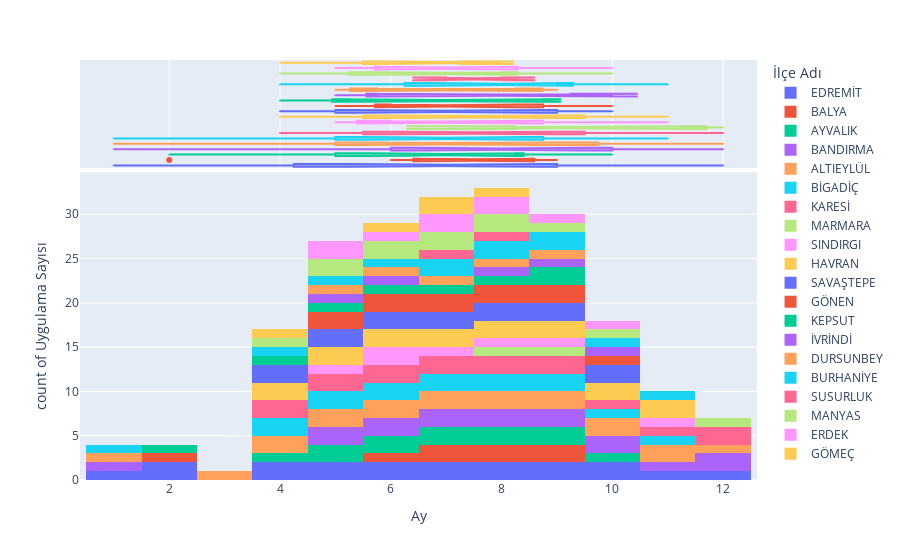

Notebook code for this chart:
### Code cell
fig = px.histogram(data, x="Ay", y="Uygulama Sayısı",color='İlçe Adı', marginal="box",
                   hover_data=data.columns)
fig.show()

### Figure 1 — Plotly figure (JSON) as saved in the notebook; plotly's stock layout.template omitted (floating-point values rounded to 4 significant figures)
{"data": [{"alignmentgroup": "True", "bingroup": "x", "hovertemplate": "İlçe Adı=EDREMİT<br>Ay=%{x}<br>count of Uygulama Sayısı=%{y}<extra></extra>", "legendgroup": "EDREMİT", "marker": {"color": "#636efa"}, "name": "EDREMİT", "offsetgroup": "EDREMİT", "orientation": "v", "showlegend": true, "type": "histogram", "x": [2, 1, 10, 9, 8, 7, 6, 5, 4, 2, 12, 11, 10, 9, 8, 7, 6, 5, 4], "xaxis": "x", "y": [1, 2, 6, 200, 538, 396, 84, 29, 17, 1, 2, 1, 32, 108, 514, 354, 440, 37, 23], "yaxis": "y"}, {"alignmentgroup": "True", "customdata": [["EDREMİT", 2018, 2, 1], ["EDREMİT", 2018, 1, 2], ["EDREMİT", 2017, 10, 6], ["EDREMİT", 2017, 9, 200], ["EDREMİT", 2017, 8, 538], ["EDREMİT", 2017, 7, 396], ["EDREMİT", 2017, 6, 84], ["EDREMİT", 2017, 5, 29], ["EDREMİT", 2017, 4, 17], ["EDREMİT", 2017, 2, 1], ["EDREMİT", 2016, 12, 2], ["EDREMİT", 2016, 11, 1], ["EDREMİT", 2016, 10, 32], ["EDREMİT", 2016, 9, 108], ["EDREMİT", 2016, 8, 514], ["EDREMİT", 2016, 7, 354], ["EDREMİT", 2016, 6, 440], ["EDREMİT", 2016, 5, 37], ["EDREMİT", 2016, 4, 23]], "hovertemplate": "İlçe Adı=%{customdata[0]}<br>Ay=%{customdata[2]}<br>Yıl=%{customdata[1]}<br>Uygulama Sayısı=%{customdata[3]}<extra></extra>", "legendgroup": "EDREMİT", "marker": {"color": "#636efa"}, "name": "EDREMİT", "notched": true, "offsetgroup": "EDREMİT", "showlegend": false, "type": "box", "x": [2, 1, 10, 9, 8, 7, 6, 5, 4, 2, 12, 11, 10, 9, 8, 7, 6, 5, 4], "xaxis": "x2", "yaxis": "y2"}, {"alignmentgroup": "True", "bingroup": "x", "hovertemplate": "İlçe Adı=BALYA<br>Ay=%{x}<br>count of Uygulama Sayısı=%{y}<extra></extra>", "legendgroup": "BALYA", "marker": {"color": "#EF553B"}, "name": "BALYA", "offsetgroup": "BALYA", "orientation": "v", "showlegend": true, "type": "histogram", "x": [2, 9, 8, 7, 9, 8, 7, 6], "xaxis": "x", "y": [1, 4, 22, 23, 19, 55, 41, 64], "yaxis": "y"}, {"alignmentgroup": "True", "customdata": [["BALYA", 2018, 2, 1], ["BALYA", 2017, 9, 4], ["BALYA", 2017, 8, 22], ["BALYA", 2017, 7, 23], ["BALYA", 2016, 9, 19], ["BALYA", 2016, 8, 55], ["BALYA", 2016, 7, 41], ["BALYA", 2016, 6, 64]], "hovertemplate": "İlçe Adı=%{customdata[0]}<br>Ay=%{customdata[2]}<br>Yıl=%{customdata[1]}<br>Uygulama Sayısı=%{customdata[3]}<extra></extra>", "legendgroup": "BALYA", "marker": {"color": "#EF553B"}, "name": "BALYA", "notched": true, "offsetgroup": "BALYA", "showlegend": false, "type": "box", "x": [2, 9, 8, 7, 9, 8, 7, 6], "xaxis": "x2", "yaxis": "y2"}, {"alignmentgroup": "True", "bingroup": "x", "hovertemplate": "İlçe Adı=AYVALIK<br>Ay=%{x}<br>count of Uygulama Sayısı=%{y}<extra></extra>", "legendgroup": "AYVALIK", "marker": {"color": "#00cc96"}, "name": "AYVALIK", "offsetgroup": "AYVALIK", "orientation": "v", "showlegend": true, "type": "histogram", "x": [2, 9, 8, 7, 6, 5, 4, 10, 9, 8, 7, 6, 5], "xaxis": "x", "y": [1, 93, 5, 41, 42, 3, 8, 3, 1, 8, 10, 8, 12], "yaxis": "y"}, {"alignmentgroup": "True", "customdata": [["AYVALIK", 2018, 2, 1], ["AYVALIK", 2017, 9, 93], ["AYVALIK", 2017, 8, 5], ["AYVALIK", 2017, 7, 41], ["AYVALIK", 2017, 6, 42], ["AYVALIK", 2017, 5, 3], ["AYVALIK", 2017, 4, 8], ["AYVALIK", 2016, 10, 3], ["AYVALIK", 2016, 9, 1], ["AYVALIK", 2016, 8, 8], ["AYVALIK", 2016, 7, 10], ["AYVALIK", 2016, 6, 8], ["AYVALIK", 2016, 5, 12]], "hovertemplate": "İlçe Adı=%{customdata[0]}<br>Ay=%{customdata[2]}<br>Yıl=%{customdata[1]}<br>Uygulama Sayısı=%{customdata[3]}<extra></extra>", "legendgroup": "AYVALIK", "marker": {"color": "#00cc96"}, "name": "AYVALIK", "notched": true, "offsetgroup": "AYVALIK", "showlegend": false, "type": "box", "x": [2, 9, 8, 7, 6, 5, 4, 10, 9, 8, 7, 6, 5], "xaxis": "x2", "yaxis": "y2"}, {"alignmentgroup": "True", "bingroup": "x", "hovertemplate": "İlçe Adı=BANDIRMA<br>Ay=%{x}<br>count of Uygulama Sayısı=%{y}<extra></extra>", "legendgroup": "BANDIRMA", "marker": {"color": "#ab63fa"}, "name": "BANDIRMA", "offsetgroup": "BANDIRMA", "orientation": "v", "showlegend": true, "type": "histogram", "x": [1, 12, 10, 9, 8, 7, 6, 5, 12, 11, 10, 9, 8, 7, 6, 5], "xaxis": "x", "y": [15, 9, 12, 24, 66, 89, 50, 4, 1, 14, 111, 106, 82, 302, 223, 165], "yaxis": "y"}, {"alignmentgroup": "True", "customdata": [["BANDIRMA", 2018, 1, 15], ["BANDIRMA", 2017, 12, 9], ["BANDIRMA", 2017, 10, 12], ["BANDIRMA", 2017, 9, 24], ["BANDIRMA", 2017, 8, 66], ["BANDIRMA", 2017, 7, 89], ["BANDIRMA", 2017, 6, 50], ["BANDIRMA", 2017, 5, 4], ["BANDIRMA", 2016, 12, 1], ["BANDIRMA", 2016, 11, 14], ["BANDIRMA", 2016, 10, 111], ["BANDIRMA", 2016, 9, 106], ["BANDIRMA", 2016, 8, 82], ["BANDIRMA", 2016, 7, 302], ["BANDIRMA", 2016, 6, 223], ["BANDIRMA", 2016, 5, 165]], "hovertemplate": "İlçe Adı=%{customdata[0]}<br>Ay=%{customdata[2]}<br>Yıl=%{customdata[1]}<br>Uygulama Sayısı=%{customdata[3]}<extra></extra>", "legendgroup": "BANDIRMA", "marker": {"color": "#ab63fa"}, "name": "BANDIRMA", "notched": true, "offsetgroup": "BANDIRMA", "showlegend": false, "type": "box", "x": [1, 12, 10, 9, 8, 7, 6, 5, 12, 11, 10, 9, 8, 7, 6, 5], "xaxis": "x2", "yaxis": "y2"}, {"alignmentgroup": "True", "bingroup": "x", "hovertemplate": "İlçe Adı=ALTIEYLÜL<br>Ay=%{x}<br>count of Uygulama Sayısı=%{y}<extra></extra>", "legendgroup": "ALTIEYLÜL", "marker": {"color": "#FFA15A"}, "name": "ALTIEYLÜL", "offsetgroup": "ALTIEYLÜL", "orientation": "v", "showlegend": true, "type": "histogram", "x": [1, 12, 11, 10, 9, 8, 7, 6, 5, 4, 3, 11, 10, 9, 8, 7, 6, 5, 4], "xaxis": "x", "y": [1, 1, 2, 26, 157, 591, 726, 790, 188, 3, 1, 25, 690, 576, 667, 963, 1573, 135, 152], "yaxis": "y"}, {"alignmentgroup": "True", "customdata": [["ALTIEYLÜL", 2018, 1, 1], ["ALTIEYLÜL", 2017, 12, 1], ["ALTIEYLÜL", 2017, 11, 2], ["ALTIEYLÜL", 2017, 10, 26], ["ALTIEYLÜL", 2017, 9, 157], ["ALTIEYLÜL", 2017, 8, 591], ["ALTIEYLÜL", 2017, 7, 726], ["ALTIEYLÜL", 2017, 6, 790], ["ALTIEYLÜL", 2017, 5, 188], ["ALTIEYLÜL", 2017, 4, 3], ["ALTIEYLÜL", 2017, 3, 1], ["ALTIEYLÜL", 2016, 11, 25], ["ALTIEYLÜL", 2016, 10, 690], ["ALTIEYLÜL", 2016, 9, 576], ["ALTIEYLÜL", 2016, 8, 667], ["ALTIEYLÜL", 2016, 7, 963], ["ALTIEYLÜL", 2016, 6, 1573], ["ALTIEYLÜL", 2016, 5, 135], ["ALTIEYLÜL", 2016, 4, 152]], "hovertemplate": "İlçe Adı=%{customdata[0]}<br>Ay=%{customdata[2]}<br>Yıl=%{customdata[1]}<br>Uygulama Sayısı=%{customdata[3]}<extra></extra>", "legendgroup": "ALTIEYLÜL", "marker": {"color": "#FFA15A"}, "name": "ALTIEYLÜL", "notched": true, "offsetgroup": "ALTIEYLÜL", "showlegend": false, "type": "box", "x": [1, 12, 11, 10, 9, 8, 7, 6, 5, 4, 3, 11, 10, 9, 8, 7, 6, 5, 4], "xaxis": "x2", "yaxis": "y2"}, {"alignmentgroup": "True", "bingroup": "x", "hovertemplate": "İlçe Adı=BİGADİÇ<br>Ay=%{x}<br>count of Uygulama Sayısı=%{y}<extra></extra>", "legendgroup": "BİGADİÇ", "marker": {"color": "#19d3f3"}, "name": "BİGADİÇ", "offsetgroup": "BİGADİÇ", "orientation": "v", "showlegend": true, "type": "histogram", "x": [1, 11, 9, 8, 7, 6, 5, 4, 10, 9, 8, 7, 6, 5, 4], "xaxis": "x", "y": [3, 3, 12, 16, 63, 228, 223, 4, 6, 1, 1, 3, 51, 35, 53], "yaxis": "y"}, {"alignmentgroup": "True", "customdata": [["BİGADİÇ", 2018, 1, 3], ["BİGADİÇ", 2017, 11, 3], ["BİGADİÇ", 2017, 9, 12], ["BİGADİÇ", 2017, 8, 16], ["BİGADİÇ", 2017, 7, 63], ["BİGADİÇ", 2017, 6, 228], ["BİGADİÇ", 2017, 5, 223], ["BİGADİÇ", 2017, 4, 4], ["BİGADİÇ", 2016, 10, 6], ["BİGADİÇ", 2016, 9, 1], ["BİGADİÇ", 2016, 8, 1], ["BİGADİÇ", 2016, 7, 3], ["BİGADİÇ", 2016, 6, 51], ["BİGADİÇ", 2016, 5, 35], ["BİGADİÇ", 2016, 4, 53]], "hovertemplate": "İlçe Adı=%{customdata[0]}<br>Ay=%{customdata[2]}<br>Yıl=%{customdata[1]}<br>Uygulama Sayısı=%{customdata[3]}<extra></extra>", "legendgroup": "BİGADİÇ", "marker": {"color": "#19d3f3"}, "name": "BİGADİÇ", "notched": true, "offsetgroup": "BİGADİÇ", "showlegend": false, "type": "box", "x": [1, 11, 9, 8, 7, 6, 5, 4, 10, 9, 8, 7, 6, 5, 4], "xaxis": "x2", "yaxis": "y2"}, {"alignmentgroup": "True", "bingroup": "x", "hovertemplate": "İlçe Adı=KARESİ<br>Ay=%{x}<br>count of Uygulama Sayısı=%{y}<extra></extra>", "legendgroup": "KARESİ", "marker": {"color": "#FF6692"}, "name": "KARESİ", "offsetgroup": "KARESİ", "orientation": "v", "showlegend": true, "type": "histogram", "x": [12, 11, 9, 8, 7, 6, 5, 4, 12, 10, 9, 8, 7, 6, 5, 4], "xaxis": "x", "y": [3, 8, 9, 47, 132, 150, 38, 1, 1, 17, 121, 233, 28, 235, 46, 28], "yaxis": "y"}, {"alignmentgroup": "True", "customdata": [["KARESİ", 2017, 12, 3], ["KARESİ", 2017, 11, 8], ["KARESİ", 2017, 9, 9], ["KARESİ", 2017, 8, 47], ["KARESİ", 2017, 7, 132], ["KARESİ", 2017, 6, 150], ["KARESİ", 2017, 5, 38], ["KARESİ", 2017, 4, 1], ["KARESİ", 2016, 12, 1], ["KARESİ", 2016, 10, 17], ["KARESİ", 2016, 9, 121], ["KARESİ", 2016, 8, 233], ["KARESİ", 2016, 7, 28], ["KARESİ", 2016, 6, 235], ["KARESİ", 2016, 5, 46], ["KARESİ", 2016, 4, 28]], "hovertemplate": "İlçe Adı=%{customdata[0]}<br>Ay=%{customdata[2]}<br>Yıl=%{customdata[1]}<br>Uygulama Sayısı=%{customdata[3]}<extra></extra>", "legendgroup": "KARESİ", "marker": {"color": "#FF6692"}, "name": "KARESİ", "notched": true, "offsetgroup": "KARESİ", "showlegend": false, "type": "box", "x": [12, 11, 9, 8, 7, 6, 5, 4, 12, 10, 9, 8, 7, 6, 5, 4], "xaxis": "x2", "yaxis": "y2"}, {"alignmentgroup": "True", "bingroup": "x", "hovertemplate": "İlçe Adı=MARMARA<br>Ay=%{x}<br>count of Uygulama Sayısı=%{y}<extra></extra>", "legendgroup": "MARMARA", "marker": {"color": "#B6E880"}, "name": "MARMARA", "offsetgroup": "MARMARA", "orientation": "v", "showlegend": true, "type": "histogram", "x": [12, 9, 8], "xaxis": "x", "y": [2, 2, 3], "yaxis": "y"}, {"alignmentgroup": "True", "customdata": [["MARMARA", 2017, 12, 2], ["MARMARA", 2017, 9, 2], ["MARMARA", 2017, 8, 3]], "hovertemplate": "İlçe Adı=%{customdata[0]}<br>Ay=%{customdata[2]}<br>Yıl=%{customdata[1]}<br>Uygulama Sayısı=%{customdata[3]}<extra></extra>", "legendgroup": "MARMARA", "marker": {"color": "#B6E880"}, "name": "MARMARA", "notched": true, "offsetgroup": "MARMARA", "showlegend": false, "type": "box", "x": [12, 9, 8], "xaxis": "x2", "yaxis": "y2"}, {"alignmentgroup": "True", "bingroup": "x", "hovertemplate": "İlçe Adı=SINDIRGI<br>Ay=%{x}<br>count of Uygulama Sayısı=%{y}<extra></extra>", "legendgroup": "SINDIRGI", "marker": {"color": "#FF97FF"}, "name": "SINDIRGI", "offsetgroup": "SINDIRGI", "orientation": "v", "showlegend": true, "type": "histogram", "x": [11, 9, 8, 7, 6, 5, 6], "xaxis": "x", "y": [1, 7, 1, 4, 85, 133, 5], "yaxis": "y"}, {"alignmentgroup": "True", "customdata": [["SINDIRGI", 2017, 11, 1], ["SINDIRGI", 2017, 9, 7], ["SINDIRGI", 2017, 8, 1], ["SINDIRGI", 2017, 7, 4], ["SINDIRGI", 2017, 6, 85], ["SINDIRGI", 2017, 5, 133], ["SINDIRGI", 2016, 6, 5]], "hovertemplate": "İlçe Adı=%{customdata[0]}<br>Ay=%{customdata[2]}<br>Yıl=%{customdata[1]}<br>Uygulama Sayısı=%{customdata[3]}<extra></extra>", "legendgroup": "SINDIRGI", "marker": {"color": "#FF97FF"}, "name": "SINDIRGI", "notched": true, "offsetgroup": "SINDIRGI", "showlegend": false, "type": "box", "x": [11, 9, 8, 7, 6, 5, 6], "xaxis": "x2", "yaxis": "y2"}, {"alignmentgroup": "True", "bingroup": "x", "hovertemplate": "İlçe Adı=HAVRAN<br>Ay=%{x}<br>count of Uygulama Sayısı=%{y}<extra></extra>", "legendgroup": "HAVRAN", "marker": {"color": "#FECB52"}, "name": "HAVRAN", "offsetgroup": "HAVRAN", "orientation": "v", "showlegend": true, "type": "histogram", "x": [11, 10, 9, 8, 7, 6, 5, 4, 11, 10, 9, 8, 7, 6, 5, 4], "xaxis": "x", "y": [1, 55, 38, 17, 62, 120, 106, 10, 2, 44, 265, 516, 421, 436, 138, 11], "yaxis": "y"}, {"alignmentgroup": "True", "customdata": [["HAVRAN", 2017, 11, 1], ["HAVRAN", 2017, 10, 55], ["HAVRAN", 2017, 9, 38], ["HAVRAN", 2017, 8, 17], ["HAVRAN", 2017, 7, 62], ["HAVRAN", 2017, 6, 120], ["HAVRAN", 2017, 5, 106], ["HAVRAN", 2017, 4, 10], ["HAVRAN", 2016, 11, 2], ["HAVRAN", 2016, 10, 44], ["HAVRAN", 2016, 9, 265], ["HAVRAN", 2016, 8, 516], ["HAVRAN", 2016, 7, 421], ["HAVRAN", 2016, 6, 436], ["HAVRAN", 2016, 5, 138], ["HAVRAN", 2016, 4, 11]], "hovertemplate": "İlçe Adı=%{customdata[0]}<br>Ay=%{customdata[2]}<br>Yıl=%{customdata[1]}<br>Uygulama Sayısı=%{customdata[3]}<extra></extra>", "legendgroup": "HAVRAN", "marker": {"color": "#FECB52"}, "name": "HAVRAN", "notched": true, "offsetgroup": "HAVRAN", "showlegend": false, "type": "box", "x": [11, 10, 9, 8, 7, 6, 5, 4, 11, 10, 9, 8, 7, 6, 5, 4], "xaxis": "x2", "yaxis": "y2"}, {"alignmentgroup": "True", "bingroup": "x", "hovertemplate": "İlçe Adı=SAVAŞTEPE<br>Ay=%{x}<br>count of Uygulama Sayısı=%{y}<extra></extra>", "legendgroup": "SAVAŞTEPE", "marker": {"color": "#636efa"}, "name": "SAVAŞTEPE", "offsetgroup": "SAVAŞTEPE", "orientation": "v", "showlegend": true, "type": "histogram", "x": [10, 9, 8, 7, 6, 5, 4, 10, 9, 8, 7, 6, 5, 4], "xaxis": "x", "y": [17, 1, 2, 17, 31, 16, 5, 19, 175, 503, 508, 621, 103, 47], "yaxis": "y"}, {"alignmentgroup": "True", "customdata": [["SAVAŞTEPE", 2017, 10, 17], ["SAVAŞTEPE", 2017, 9, 1], ["SAVAŞTEPE", 2017, 8, 2], ["SAVAŞTEPE", 2017, 7, 17], ["SAVAŞTEPE", 2017, 6, 31], ["SAVAŞTEPE", 2017, 5, 16], ["SAVAŞTEPE", 2017, 4, 5], ["SAVAŞTEPE", 2016, 10, 19], ["SAVAŞTEPE", 2016, 9, 175], ["SAVAŞTEPE", 2016, 8, 503], ["SAVAŞTEPE", 2016, 7, 508], ["SAVAŞTEPE", 2016, 6, 621], ["SAVAŞTEPE", 2016, 5, 103], ["SAVAŞTEPE", 2016, 4, 47]], "hovertemplate": "İlçe Adı=%{customdata[0]}<br>Ay=%{customdata[2]}<br>Yıl=%{customdata[1]}<br>Uygulama Sayısı=%{customdata[3]}<extra></extra>", "legendgroup": "SAVAŞTEPE", "marker": {"color": "#636efa"}, "name": "SAVAŞTEPE", "notched": true, "offsetgroup": "SAVAŞTEPE", "showlegend": false, "type": "box", "x": [10, 9, 8, 7, 6, 5, 4, 10, 9, 8, 7, 6, 5, 4], "xaxis": "x2", "yaxis": "y2"}, {"alignmentgroup": "True", "bingroup": "x", "hovertemplate": "İlçe Adı=GÖNEN<br>Ay=%{x}<br>count of Uygulama Sayısı=%{y}<extra></extra>", "legendgroup": "GÖNEN", "marker": {"color": "#EF553B"}, "name": "GÖNEN", "offsetgroup": "GÖNEN", "orientation": "v", "showlegend": true, "type": "histogram", "x": [10, 9, 8, 7, 6, 5, 9, 8, 7, 6, 5], "xaxis": "x", "y": [3, 1, 242, 317, 158, 86, 93, 778, 538, 514, 420], "yaxis": "y"}, {"alignmentgroup": "True", "customdata": [["GÖNEN", 2017, 10, 3], ["GÖNEN", 2017, 9, 1], ["GÖNEN", 2017, 8, 242], ["GÖNEN", 2017, 7, 317], ["GÖNEN", 2017, 6, 158], ["GÖNEN", 2017, 5, 86], ["GÖNEN", 2016, 9, 93], ["GÖNEN", 2016, 8, 778], ["GÖNEN", 2016, 7, 538], ["GÖNEN", 2016, 6, 514], ["GÖNEN", 2016, 5, 420]], "hovertemplate": "İlçe Adı=%{customdata[0]}<br>Ay=%{customdata[2]}<br>Yıl=%{customdata[1]}<br>Uygulama Sayısı=%{customdata[3]}<extra></extra>", "legendgroup": "GÖNEN", "marker": {"color": "#EF553B"}, "name": "GÖNEN", "notched": true, "offsetgroup": "GÖNEN", "showlegend": false, "type": "box", "x": [10, 9, 8, 7, 6, 5, 9, 8, 7, 6, 5], "xaxis": "x2", "yaxis": "y2"}, {"alignmentgroup": "True", "bingroup": "x", "hovertemplate": "İlçe Adı=KEPSUT<br>Ay=%{x}<br>count of Uygulama Sayısı=%{y}<extra></extra>", "legendgroup": "KEPSUT", "marker": {"color": "#00cc96"}, "name": "KEPSUT", "offsetgroup": "KEPSUT", "orientation": "v", "showlegend": true, "type": "histogram", "x": [9, 8, 7, 6, 5, 4, 9], "xaxis": "x", "y": [34, 46, 153, 47, 25, 16, 2], "yaxis": "y"}, {"alignmentgroup": "True", "customdata": [["KEPSUT", 2017, 9, 34], ["KEPSUT", 2017, 8, 46], ["KEPSUT", 2017, 7, 153], ["KEPSUT", 2017, 6, 47], ["KEPSUT", 2017, 5, 25], ["KEPSUT", 2017, 4, 16], ["KEPSUT", 2016, 9, 2]], "hovertemplate": "İlçe Adı=%{customdata[0]}<br>Ay=%{customdata[2]}<br>Yıl=%{customdata[1]}<br>Uygulama Sayısı=%{customdata[3]}<extra></extra>", "legendgroup": "KEPSUT", "marker": {"color": "#00cc96"}, "name": "KEPSUT", "notched": true, "offsetgroup": "KEPSUT", "showlegend": false, "type": "box", "x": [9, 8, 7, 6, 5, 4, 9], "xaxis": "x2", "yaxis": "y2"}, {"alignmentgroup": "True", "bingroup": "x", "hovertemplate": "İlçe Adı=İVRİNDİ<br>Ay=%{x}<br>count of Uygulama Sayısı=%{y}<extra></extra>", "legendgroup": "İVRİNDİ", "marker": {"color": "#ab63fa"}, "name": "İVRİNDİ", "offsetgroup": "İVRİNDİ", "orientation": "v", "showlegend": true, "type": "histogram", "x": [9, 10, 8, 6, 5], "xaxis": "x", "y": [1, 1, 4, 5, 1], "yaxis": "y"}, {"alignmentgroup": "True", "customdata": [["İVRİNDİ", 2017, 9, 1], ["İVRİNDİ", 2016, 10, 1], ["İVRİNDİ", 2016, 8, 4], ["İVRİNDİ", 2016, 6, 5], ["İVRİNDİ", 2016, 5, 1]], "hovertemplate": "İlçe Adı=%{customdata[0]}<br>Ay=%{customdata[2]}<br>Yıl=%{customdata[1]}<br>Uygulama Sayısı=%{customdata[3]}<extra></extra>", "legendgroup": "İVRİNDİ", "marker": {"color": "#ab63fa"}, "name": "İVRİNDİ", "notched": true, "offsetgroup": "İVRİNDİ", "showlegend": false, "type": "box", "x": [9, 10, 8, 6, 5], "xaxis": "x2", "yaxis": "y2"}, {"alignmentgroup": "True", "bingroup": "x", "hovertemplate": "İlçe Adı=DURSUNBEY<br>Ay=%{x}<br>count of Uygulama Sayısı=%{y}<extra></extra>", "legendgroup": "DURSUNBEY", "marker": {"color": "#FFA15A"}, "name": "DURSUNBEY", "offsetgroup": "DURSUNBEY", "orientation": "v", "showlegend": true, "type": "histogram", "x": [9, 8, 7, 6, 5], "xaxis": "x", "y": [11, 33, 49, 35, 8], "yaxis": "y"}, {"alignmentgroup": "True", "customdata": [["DURSUNBEY", 2017, 9, 11], ["DURSUNBEY", 2017, 8, 33], ["DURSUNBEY", 2017, 7, 49], ["DURSUNBEY", 2017, 6, 35], ["DURSUNBEY", 2017, 5, 8]], "hovertemplate": "İlçe Adı=%{customdata[0]}<br>Ay=%{customdata[2]}<br>Yıl=%{customdata[1]}<br>Uygulama Sayısı=%{customdata[3]}<extra></extra>", "legendgroup": "DURSUNBEY", "marker": {"color": "#FFA15A"}, "name": "DURSUNBEY", "notched": true, "offsetgroup": "DURSUNBEY", "showlegend": false, "type": "box", "x": [9, 8, 7, 6, 5], "xaxis": "x2", "yaxis": "y2"}, {"alignmentgroup": "True", "bingroup": "x", "hovertemplate": "İlçe Adı=BURHANİYE<br>Ay=%{x}<br>count of Uygulama Sayısı=%{y}<extra></extra>", "legendgroup": "BURHANİYE", "marker": {"color": "#19d3f3"}, "name": "BURHANİYE", "offsetgroup": "BURHANİYE", "orientation": "v", "showlegend": true, "type": "histogram", "x": [9, 8, 7, 6, 5, 11, 10, 9, 8, 7, 4], "xaxis": "x", "y": [6, 18, 28, 16, 16, 2, 8, 32, 29, 2, 3], "yaxis": "y"}, {"alignmentgroup": "True", "customdata": [["BURHANİYE", 2017, 9, 6], ["BURHANİYE", 2017, 8, 18], ["BURHANİYE", 2017, 7, 28], ["BURHANİYE", 2017, 6, 16], ["BURHANİYE", 2017, 5, 16], ["BURHANİYE", 2016, 11, 2], ["BURHANİYE", 2016, 10, 8], ["BURHANİYE", 2016, 9, 32], ["BURHANİYE", 2016, 8, 29], ["BURHANİYE", 2016, 7, 2], ["BURHANİYE", 2016, 4, 3]], "hovertemplate": "İlçe Adı=%{customdata[0]}<br>Ay=%{customdata[2]}<br>Yıl=%{customdata[1]}<br>Uygulama Sayısı=%{customdata[3]}<extra></extra>", "legendgroup": "BURHANİYE", "marker": {"color": "#19d3f3"}, "name": "BURHANİYE", "notched": true, "offsetgroup": "BURHANİYE", "showlegend": false, "type": "box", "x": [9, 8, 7, 6, 5, 11, 10, 9, 8, 7, 4], "xaxis": "x2", "yaxis": "y2"}, {"alignmentgroup": "True", "bingroup": "x", "hovertemplate": "İlçe Adı=SUSURLUK<br>Ay=%{x}<br>count of Uygulama Sayısı=%{y}<extra></extra>", "legendgroup": "SUSURLUK", "marker": {"color": "#FF6692"}, "name": "SUSURLUK", "offsetgroup": "SUSURLUK", "orientation": "v", "showlegend": true, "type": "histogram", "x": [8, 7], "xaxis": "x", "y": [52, 1], "yaxis": "y"}, {"alignmentgroup": "True", "customdata": [["SUSURLUK", 2017, 8, 52], ["SUSURLUK", 2016, 7, 1]], "hovertemplate": "İlçe Adı=%{customdata[0]}<br>Ay=%{customdata[2]}<br>Yıl=%{customdata[1]}<br>Uygulama Sayısı=%{customdata[3]}<extra></extra>", "legendgroup": "SUSURLUK", "marker": {"color": "#FF6692"}, "name": "SUSURLUK", "notched": true, "offsetgroup": "SUSURLUK", "showlegend": false, "type": "box", "x": [8, 7], "xaxis": "x2", "yaxis": "y2"}, {"alignmentgroup": "True", "bingroup": "x", "hovertemplate": "İlçe Adı=MANYAS<br>Ay=%{x}<br>count of Uygulama Sayısı=%{y}<extra></extra>", "legendgroup": "MANYAS", "marker": {"color": "#B6E880"}, "name": "MANYAS", "offsetgroup": "MANYAS", "orientation": "v", "showlegend": true, "type": "histogram", "x": [8, 7, 6, 5, 10, 9, 8, 7, 6, 5, 4], "xaxis": "x", "y": [51, 70, 17, 10, 86, 340, 1446, 158, 594, 170, 5], "yaxis": "y"}, {"alignmentgroup": "True", "customdata": [["MANYAS", 2017, 8, 51], ["MANYAS", 2017, 7, 70], ["MANYAS", 2017, 6, 17], ["MANYAS", 2017, 5, 10], ["MANYAS", 2016, 10, 86], ["MANYAS", 2016, 9, 340], ["MANYAS", 2016, 8, 1446], ["MANYAS", 2016, 7, 158], ["MANYAS", 2016, 6, 594], ["MANYAS", 2016, 5, 170], ["MANYAS", 2016, 4, 5]], "hovertemplate": "İlçe Adı=%{customdata[0]}<br>Ay=%{customdata[2]}<br>Yıl=%{customdata[1]}<br>Uygulama Sayısı=%{customdata[3]}<extra></extra>", "legendgroup": "MANYAS", "marker": {"color": "#B6E880"}, "name": "MANYAS", "notched": true, "offsetgroup": "MANYAS", "showlegend": false, "type": "box", "x": [8, 7, 6, 5, 10, 9, 8, 7, 6, 5, 4], "xaxis": "x2", "yaxis": "y2"}, {"alignmentgroup": "True", "bingroup": "x", "hovertemplate": "İlçe Adı=ERDEK<br>Ay=%{x}<br>count of Uygulama Sayısı=%{y}<extra></extra>", "legendgroup": "ERDEK", "marker": {"color": "#FF97FF"}, "name": "ERDEK", "offsetgroup": "ERDEK", "orientation": "v", "showlegend": true, "type": "histogram", "x": [8, 7, 5, 10, 9, 8, 7, 6, 5], "xaxis": "x", "y": [1, 37, 7, 51, 50, 98, 102, 117, 137], "yaxis": "y"}, {"alignmentgroup": "True", "customdata": [["ERDEK", 2017, 8, 1], ["ERDEK", 2017, 7, 37], ["ERDEK", 2017, 5, 7], ["ERDEK", 2016, 10, 51], ["ERDEK", 2016, 9, 50], ["ERDEK", 2016, 8, 98], ["ERDEK", 2016, 7, 102], ["ERDEK", 2016, 6, 117], ["ERDEK", 2016, 5, 137]], "hovertemplate": "İlçe Adı=%{customdata[0]}<br>Ay=%{customdata[2]}<br>Yıl=%{customdata[1]}<br>Uygulama Sayısı=%{customdata[3]}<extra></extra>", "legendgroup": "ERDEK", "marker": {"color": "#FF97FF"}, "name": "ERDEK", "notched": true, "offsetgroup": "ERDEK", "showlegend": false, "type": "box", "x": [8, 7, 5, 10, 9, 8, 7, 6, 5], "xaxis": "x2", "yaxis": "y2"}, {"alignmentgroup": "True", "bingroup": "x", "hovertemplate": "İlçe Adı=GÖMEÇ<br>Ay=%{x}<br>count of Uygulama Sayısı=%{y}<extra></extra>", "legendgroup": "GÖMEÇ", "marker": {"color": "#FECB52"}, "name": "GÖMEÇ", "offsetgroup": "GÖMEÇ", "orientation": "v", "showlegend": true, "type": "histogram", "x": [7, 6, 4, 8, 7], "xaxis": "x", "y": [1, 4, 2, 5, 7], "yaxis": "y"}, {"alignmentgroup": "True", "customdata": [["GÖMEÇ", 2017, 7, 1], ["GÖMEÇ", 2017, 6, 4], ["GÖMEÇ", 2017, 4, 2], ["GÖMEÇ", 2016, 8, 5], ["GÖMEÇ", 2016, 7, 7]], "hovertemplate": "İlçe Adı=%{customdata[0]}<br>Ay=%{customdata[2]}<br>Yıl=%{customdata[1]}<br>Uygulama Sayısı=%{customdata[3]}<extra></extra>", "legendgroup": "GÖMEÇ", "marker": {"color": "#FECB52"}, "name": "GÖMEÇ", "notched": true, "offsetgroup": "GÖMEÇ", "showlegend": false, "type": "box", "x": [7, 6, 4, 8, 7], "xaxis": "x2", "yaxis": "y2"}], "layout": {"barmode": "relative", "legend": {"title": {"text": "İlçe Adı"}, "tracegroupgap": 0}, "margin": {"t": 60}, "xaxis": {"anchor": "y", "domain": [0, 1], "title": {"text": "Ay"}}, "xaxis2": {"anchor": "y2", "domain": [0, 1], "matches": "x", "showgrid": true, "showticklabels": false}, "yaxis": {"anchor": "x", "domain": [0, 0.7326], "title": {"text": "count of Uygulama Sayısı"}}, "yaxis2": {"anchor": "x2", "domain": [0.7426, 1], "matches": "y2", "showgrid": false, "showline": false, "showticklabels": false, "ticks": ""}}}
